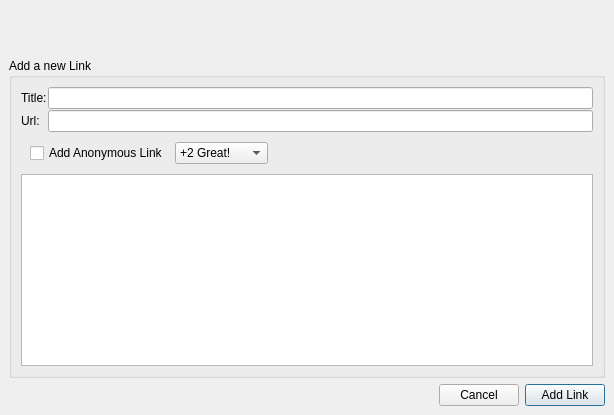
<?xml version="1.0" encoding="UTF-8"?>
<ui version="4.0">
 <class>AddLinksDialog</class>
 <widget class="QDialog" name="AddLinksDialog">
  <property name="geometry">
   <rect>
    <x>0</x>
    <y>0</y>
    <width>614</width>
    <height>415</height>
   </rect>
  </property>
  <property name="windowTitle">
   <string>Add Link</string>
  </property>
  <property name="windowIcon">
   <iconset resource="../../retroshare-gui/src/gui/images.qrc">
    <normaloff>:/images/rstray3.png</normaloff>:/images/rstray3.png</iconset>
  </property>
  <layout class="QGridLayout" name="gridLayout_2">
   <property name="margin">
    <number>0</number>
   </property>
   <property name="spacing">
    <number>0</number>
   </property>
   <item row="0" column="0" colspan="4">
    <widget class="HeaderFrame" name="headerFrame">
     <property name="frameShape">
      <enum>QFrame::NoFrame</enum>
     </property>
     <property name="frameShadow">
      <enum>QFrame::Raised</enum>
     </property>
    </widget>
   </item>
   <item row="1" column="0" colspan="4">
    <widget class="QFrame" name="frame_2">
     <property name="frameShape">
      <enum>QFrame::NoFrame</enum>
     </property>
     <property name="frameShadow">
      <enum>QFrame::Raised</enum>
     </property>
     <layout class="QGridLayout" name="gridLayout_5">
      <item row="1" column="1">
       <widget class="QPushButton" name="closepushButton">
        <property name="text">
         <string>Cancel</string>
        </property>
       </widget>
      </item>
      <item row="1" column="2">
       <widget class="QPushButton" name="addLinkButton">
        <property name="text">
         <string>Add Link</string>
        </property>
        <property name="autoDefault">
         <bool>false</bool>
        </property>
        <property name="default">
         <bool>true</bool>
        </property>
       </widget>
      </item>
      <item row="1" column="0">
       <spacer name="horizontalSpacer">
        <property name="orientation">
         <enum>Qt::Horizontal</enum>
        </property>
        <property name="sizeHint" stdset="0">
         <size>
          <width>375</width>
          <height>20</height>
         </size>
        </property>
       </spacer>
      </item>
      <item row="0" column="0" colspan="3">
       <widget class="QGroupBox" name="groupBox">
        <property name="title">
         <string>Add a new Link</string>
        </property>
        <layout class="QGridLayout" name="gridLayout">
         <property name="spacing">
          <number>1</number>
         </property>
         <item row="0" column="0">
          <layout class="QHBoxLayout" name="horizontalLayout_3">
           <item>
            <layout class="QVBoxLayout" name="verticalLayout_2">
             <item>
              <widget class="QLabel" name="label_6">
               <property name="text">
                <string>Title:</string>
               </property>
              </widget>
             </item>
             <item>
              <widget class="QLabel" name="label_7">
               <property name="text">
                <string>Url:</string>
               </property>
              </widget>
             </item>
            </layout>
           </item>
           <item>
            <layout class="QVBoxLayout" name="verticalLayout">
             <item>
              <widget class="QLineEdit" name="titleLineEdit"/>
             </item>
             <item>
              <widget class="QLineEdit" name="linkLineEdit">
               <property name="sizePolicy">
                <sizepolicy hsizetype="Expanding" vsizetype="Fixed">
                 <horstretch>0</horstretch>
                 <verstretch>0</verstretch>
                </sizepolicy>
               </property>
              </widget>
             </item>
            </layout>
           </item>
          </layout>
         </item>
         <item row="1" column="0">
          <widget class="QFrame" name="buttonFrame">
           <property name="maximumSize">
            <size>
             <width>16777215</width>
             <height>40</height>
            </size>
           </property>
           <layout class="QHBoxLayout" name="horizontalLayout_2">
            <item>
             <widget class="QCheckBox" name="anonBox">
              <property name="text">
               <string>Add Anonymous Link</string>
              </property>
             </widget>
            </item>
            <item>
             <widget class="QComboBox" name="scoreBox">
              <item>
               <property name="text">
                <string>+2 Great!</string>
               </property>
               <property name="icon">
                <iconset resource="../../retroshare-gui/src/gui/images.qrc">
                 <normaloff>:/images/filerating5.png</normaloff>:/images/filerating5.png</iconset>
               </property>
              </item>
              <item>
               <property name="text">
                <string>+1 Good</string>
               </property>
               <property name="icon">
                <iconset resource="../../retroshare-gui/src/gui/images.qrc">
                 <normaloff>:/images/filerating4.png</normaloff>:/images/filerating4.png</iconset>
               </property>
              </item>
              <item>
               <property name="text">
                <string>0 Okay</string>
               </property>
               <property name="icon">
                <iconset resource="../../retroshare-gui/src/gui/images.qrc">
                 <normaloff>:/images/filerating3.png</normaloff>:/images/filerating3.png</iconset>
               </property>
              </item>
              <item>
               <property name="text">
                <string>-1 Sux</string>
               </property>
               <property name="icon">
                <iconset resource="../../retroshare-gui/src/gui/images.qrc">
                 <normaloff>:/images/filerating2.png</normaloff>:/images/filerating2.png</iconset>
               </property>
              </item>
              <item>
               <property name="text">
                <string>-2 Bad Link</string>
               </property>
               <property name="icon">
                <iconset resource="../../retroshare-gui/src/gui/images.qrc">
                 <normaloff>:/images/filerating1.png</normaloff>:/images/filerating1.png</iconset>
               </property>
              </item>
             </widget>
            </item>
            <item>
             <spacer name="horizontalSpacer_2">
              <property name="orientation">
               <enum>Qt::Horizontal</enum>
              </property>
              <property name="sizeHint" stdset="0">
               <size>
                <width>299</width>
                <height>20</height>
               </size>
              </property>
             </spacer>
            </item>
           </layout>
          </widget>
         </item>
         <item row="2" column="0">
          <widget class="QTextEdit" name="linkTextEdit">
           <property name="sizePolicy">
            <sizepolicy hsizetype="Expanding" vsizetype="Preferred">
             <horstretch>0</horstretch>
             <verstretch>0</verstretch>
            </sizepolicy>
           </property>
           <property name="maximumSize">
            <size>
             <width>16777215</width>
             <height>16777215</height>
            </size>
           </property>
          </widget>
         </item>
        </layout>
       </widget>
      </item>
     </layout>
    </widget>
   </item>
  </layout>
 </widget>
 <customwidgets>
  <customwidget>
   <class>HeaderFrame</class>
   <extends>QFrame</extends>
   <header>gui/common/HeaderFrame.h</header>
   <container>1</container>
  </customwidget>
 </customwidgets>
 <resources>
  <include location="../../retroshare-gui/src/gui/images.qrc"/>
 </resources>
 <connections/>
</ui>
